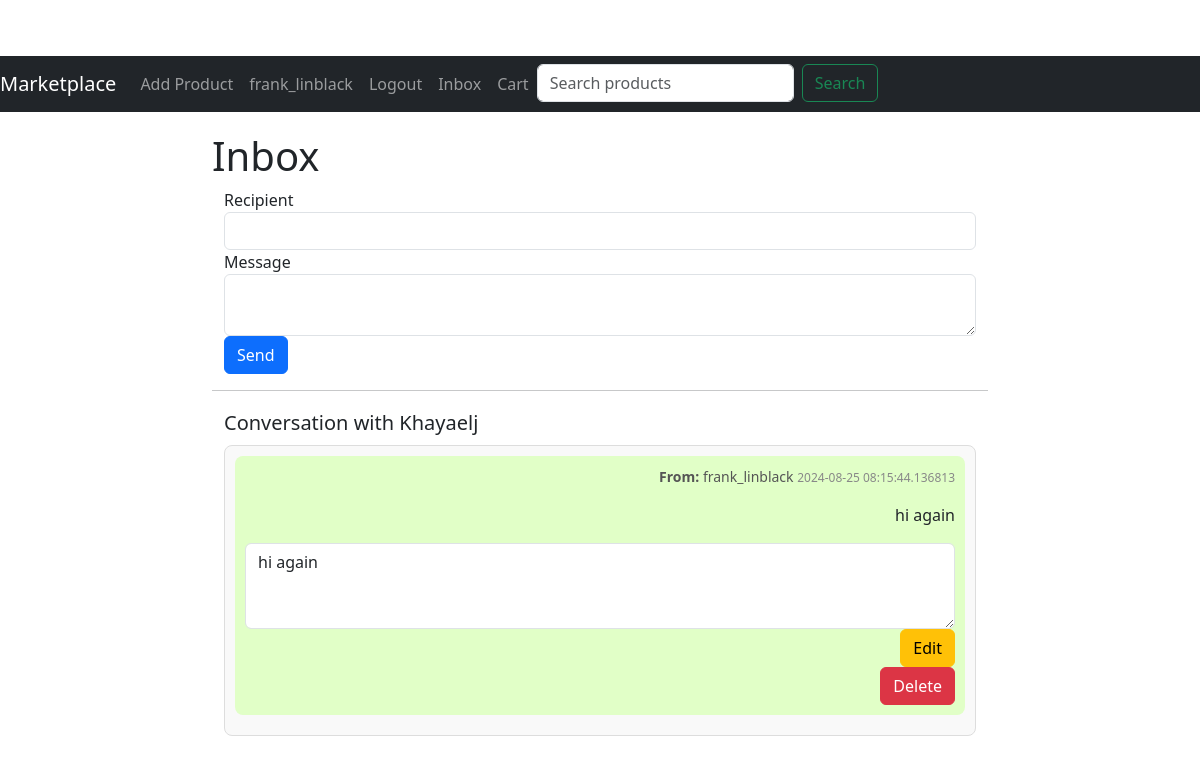
Before: /inbox (signed in) with the older database file.
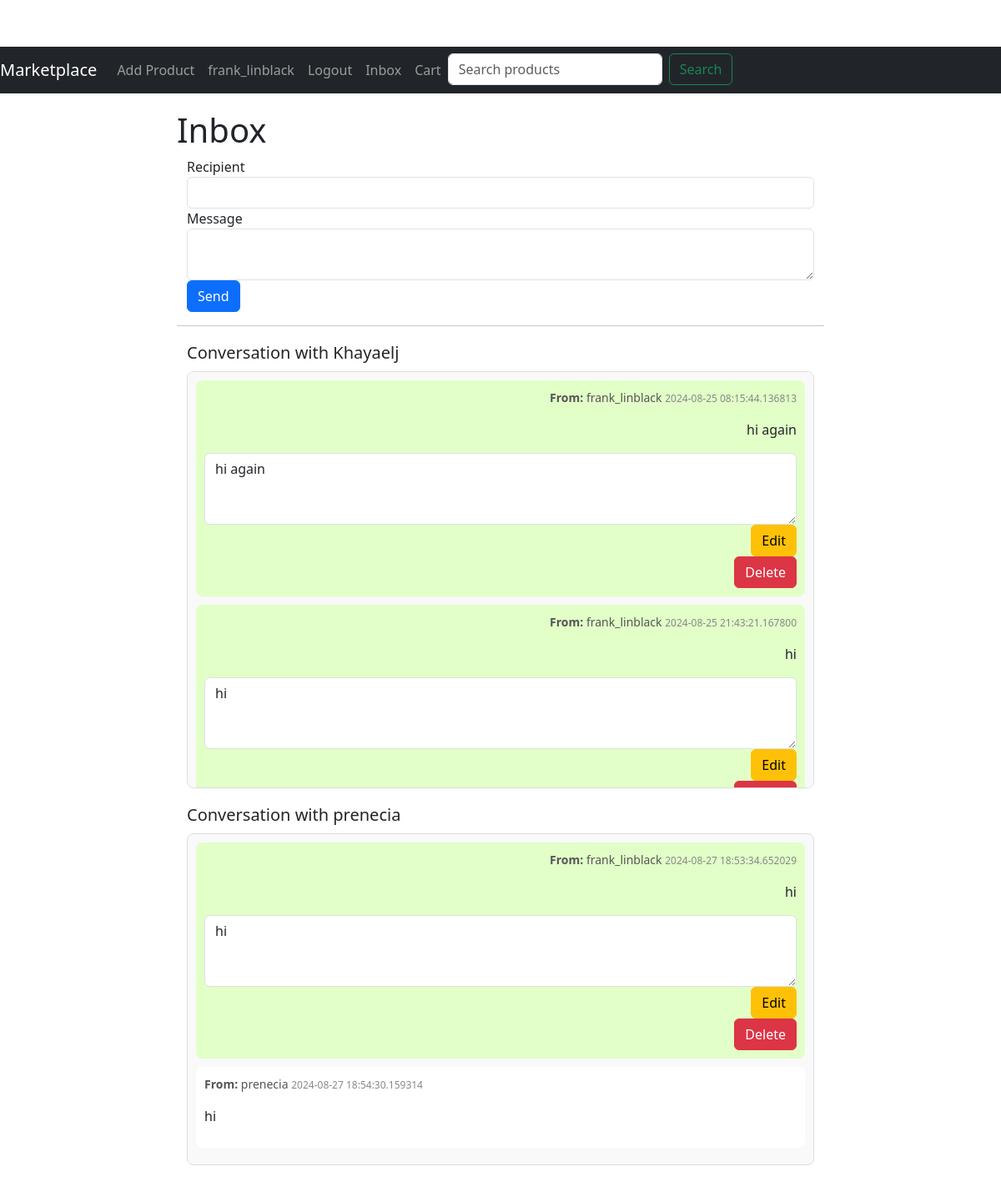
After: the same page with the newer database file.
### app/models.py (models this page shows, shortened)
class User(UserMixin, db.Model):
    id = db.Column(db.Integer, primary_key=True)
    username = db.Column(db.String(64), index=True, unique=True)
    email = db.Column(db.String(120), index=True, unique=True)
    password_hash = db.Column(db.String(128))
    profile_picture = db.Column(db.String(150), nullable=True)
    products = db.relationship('Product', backref='author', lazy='dynamic')
    reviews = db.relationship('Review', backref='author', lazy='dynamic')
    wishlist_entries = db.relationship('Wishlist', backref='user', lazy=True)
    received_messages = db.relationship('Message', foreign_keys='Message.receiver_id', backref='receiver', overlaps="sent_messages,received_messages")
    sent_messages = db.relationship('Message', foreign_keys='Message.sender_id', backref='sender', overlaps="received_messages,sent_messages")

class Message(db.Model):
    id = db.Column(db.Integer, primary_key=True)
    sender_id = db.Column(db.Integer, db.ForeignKey('user.id'))
    receiver_id = db.Column(db.Integer, db.ForeignKey('user.id'))
    body = db.Column(db.String(1024))
    timestamp = db.Column(db.DateTime, index=True, default=datetime.utcnow)
    read = db.Column(db.Boolean, default=False)
    edited = db.Column(db.Boolean, default=False)
    edit_timestamp = db.Column(db.DateTime, nullable=True)
    deleted_for_sender = db.Column(db.Boolean, default=False)
    deleted_for_receiver = db.Column(db.Boolean, default=False)

### app/routes.py (the view, shortened to what this page needs)
@bp.route('/inbox', methods=['GET', 'POST'])
@login_required
def inbox():
    messages = Message.query.filter(
        ((Message.receiver_id == current_user.id) & (Message.deleted_for_receiver == False)) |
        ((Message.sender_id == current_user.id) & (Message.deleted_for_sender == False))
    ).order_by(Message.timestamp.asc()).all()
    conversations = {}
    for message in messages:
        other_user_id = message.sender_id if message.sender_id != current_user.id else message.receiver_id
        other_user = User.query.get(other_user_id)
        if other_user not in conversations:
            conversations[other_user] = []
        conversations[other_user].append(message)
    form = MessageForm()
    for message in messages:
        if not message.read and message.receiver_id == current_user.id:
            message.read = True
            db.session.commit()
    return render_template('inbox.html', title='Inbox', conversations=conversations, form=form)

### app/forms.py
class MessageForm(FlaskForm):
    recipient = StringField('Recipient', validators=[DataRequired()])
    body = TextAreaField('Message', validators=[DataRequired()])
    submit = SubmitField('Send')

### app/models.py (called while the page is built)
@login.user_loader
def load_user(id):
    return User.query.get(int(id))

### app/routes.py (called while the page is built)
@bp.before_request
def before_request():
    if current_user.is_authenticated:
        unread_count = Message.query.filter_by(receiver_id=current_user.id, read=False).count()
        current_app.jinja_env.globals['unread_count'] = unread_count

### app/templates/inbox.html (shortened to what this page needs)
{% extends "base.html" %}
{% block content %}
<h1>Inbox</h1>
<div class="container">
    <form method="POST" action="{{ url_for('main.send_message') }}">
        <div class="form-group">
            {{ form.recipient.label }}
            {{ form.recipient(class="form-control") }}
        </div>
        <div class="form-group">
            {{ form.body.label }}
            {{ form.body(class="form-control") }}
        </div>
        <div class="form-group">
            {{ form.submit(class="btn btn-primary") }}
        </div>
    </form>
</div>
<hr>
<div class="container">
    <div class="chat-list">
        {% for user, messages in conversations.items() %}
            <div class="chat-conversation">
                <h3 class="chat-header">Conversation with {{ user.username }}</h3>
                <div class="chat-messages">
                    {% for message in messages %}
                        <div class="message {% if message.sender_id == current_user.id %}sent{% else %}received{% endif %} {% if not message.read %}unread{% endif %}">
                            <p class="message-info">
                                <strong>From:</strong> {{ message.sender.username }} <span class="timestamp">{{ message.timestamp }}</span>
                            </p>
                            <p class="message-body">{{ message.body }}</p>
                            {% if message.sender.id == current_user.id %}
                                <div class="message-actions">
                                    <form method="POST" action="{{ url_for('main.edit_message', message_id=message.id) }}">
                                        <div class="form-group">
                                            <textarea name="body" class="form-control" rows="3">{{ message.body }}</textarea>
                                        </div>
                                        <button type="submit" class="btn btn-warning">Edit</button>
                                    </form>
                                    <form action="{{ url_for('main.delete_message', message_id=message.id) }}" method="POST" onsubmit="return confirm('Are you sure you want to delete this message?');">
                                        <button type="submit" class="btn btn-danger">Delete</button>
                                    </form>
                                </div>
                            {% endif %}
                        </div>
                    {% endfor %}
                </div>
            </div>
        {% endfor %}
    </div>
</div>
<link rel="stylesheet" href="{{ url_for('static', filename='styles/inbox.css') }}">
{% endblock %}

Changed rows visible on the page:
added Message: sender.username "frank_linblack", timestamp "2024-08-25 21:43:21.167800", body "hi", shown under User "Khayaelj"
added User: username "prenecia"
added Message: sender.username "frank_linblack", timestamp "2024-08-27 18:53:34.652029", body "hi", shown under "prenecia"
added Message: sender.username "prenecia", timestamp "2024-08-27 18:54:30.159314", body "hi"
